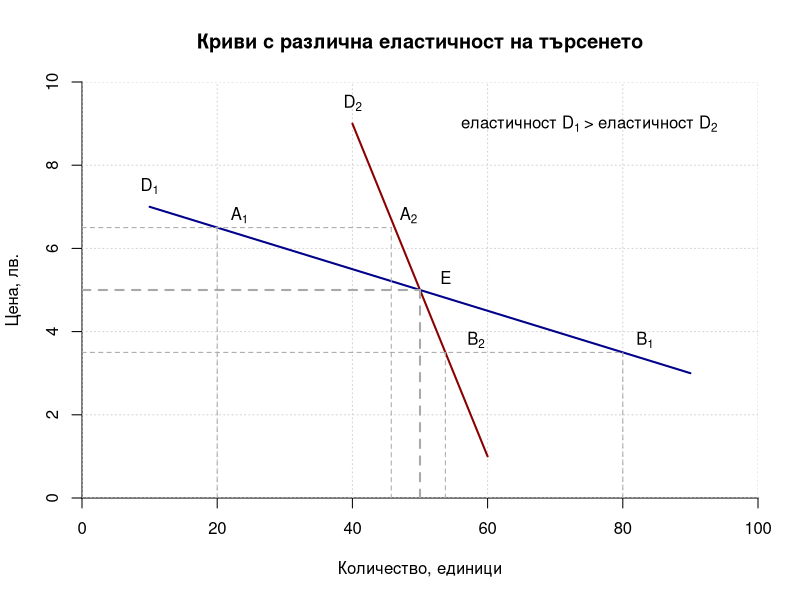
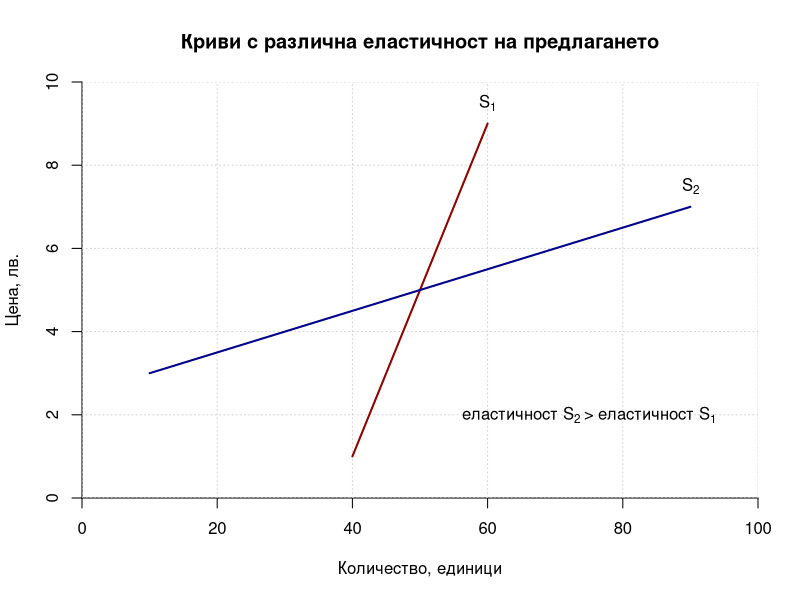
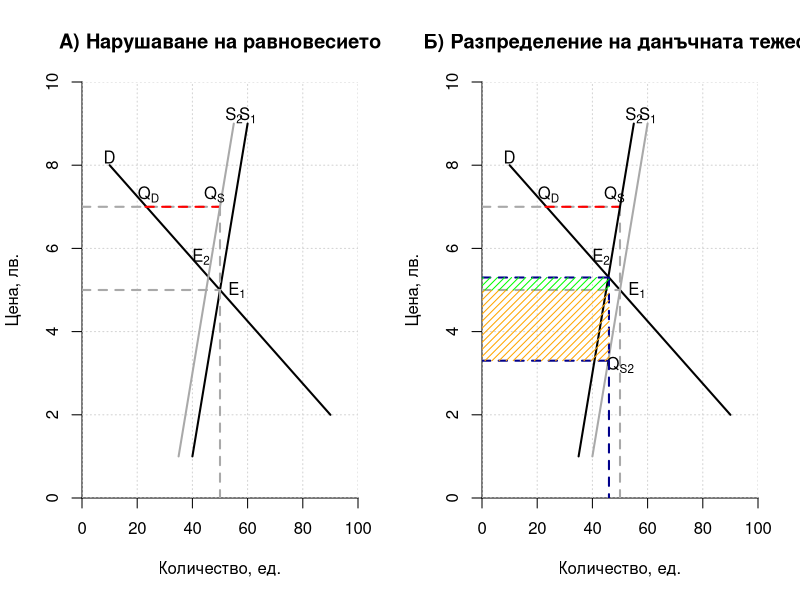
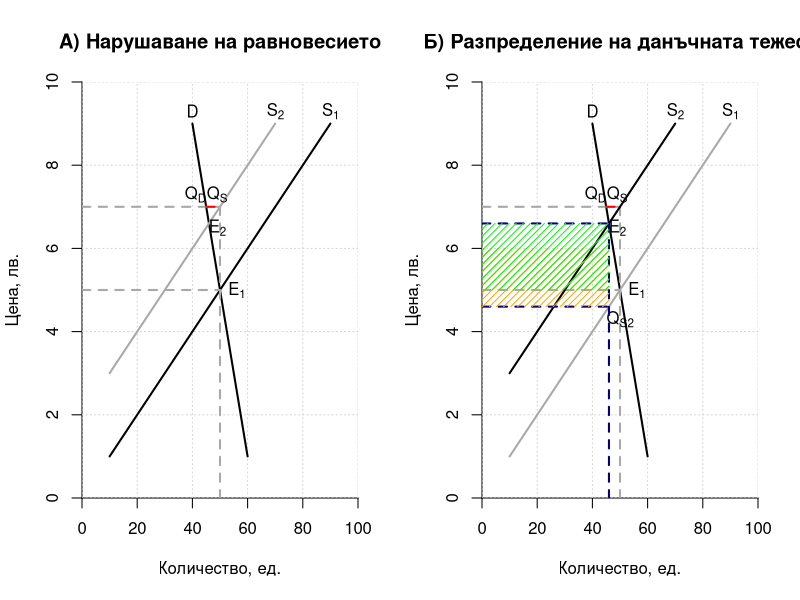
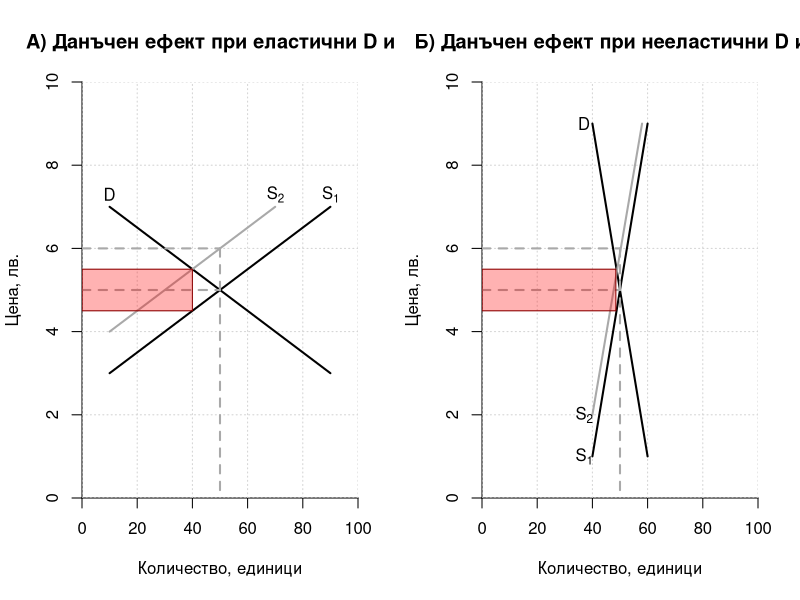
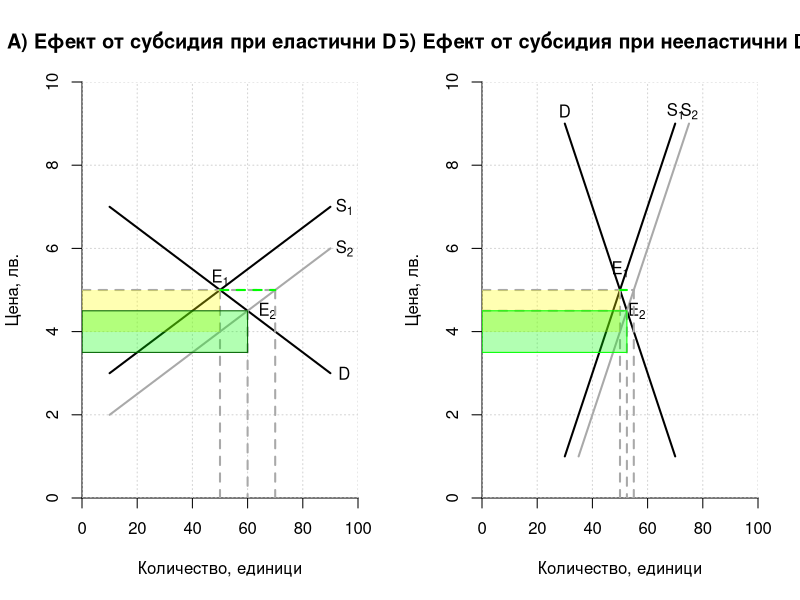
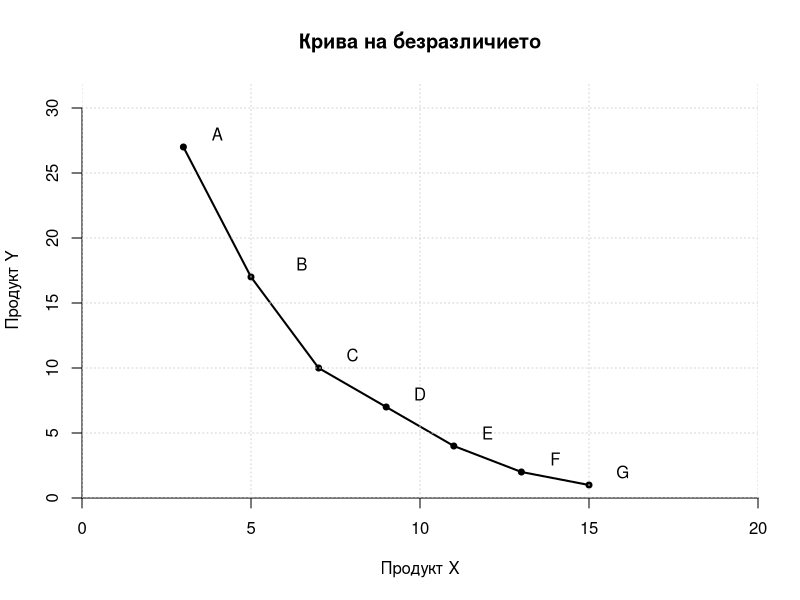
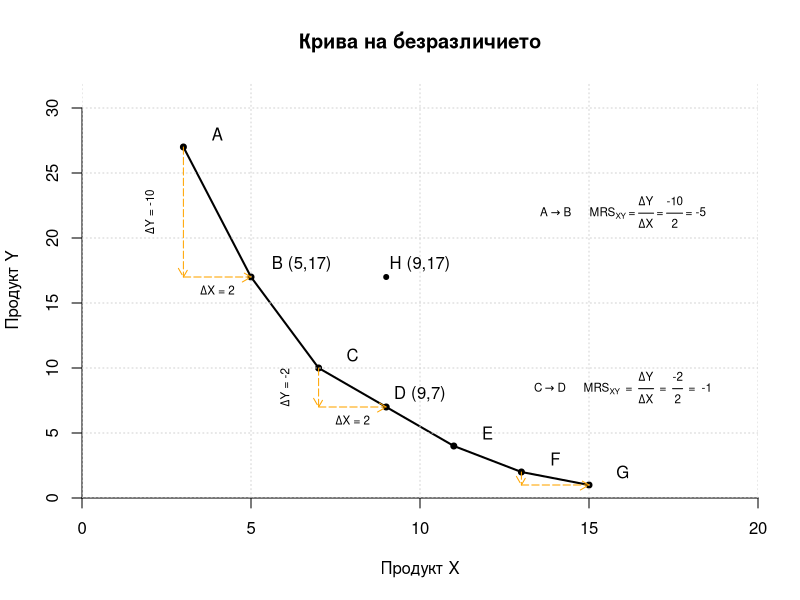

Generate these figures, in order, with R:
## ---- chunk 1
knitr::opts_chunk$set(fig.width = 8, fig.height = 6,
                      fig.path = "figure/",
                      echo = FALSE, warning = FALSE, 
                      message = FALSE)
## ---- chunk 2

plot(1, xlim = c(0,100), ylim = c(0,10), xaxs = "i", yaxs = "i",
     bty = "n", type = "n", xlab = "Количество, единици", 
     ylab = "Цена, лв.",
     main = "Криви с различна еластичност на търсенето")
grid()
segments(40,9,60,1, lwd = 2, col = "darkred")
segments(10,7,90,3, lwd = 2, col = "darkblue")
segments(0,5,50,5, lwd = 2, lty = 2, col = "darkgray")
segments(50,0,50,5, lwd = 2, lty = 2, col = "darkgray")
segments(0,6.5,45.75,6.5, lwd = 1, lty = 2, col = "darkgray")
segments(45.75,6.5,45.75,0, lwd = 1, lty = 2, col = "darkgray")
segments(20,6.5,20,0, lwd = 1, lty = 2, col = "darkgray")
segments(0,3.5,80,3.5, lwd = 1, lty = 2, col = "darkgray")
segments(53.75,3.5,53.75,0, lwd = 1, lty = 2, col = "darkgray")
segments(80,3.5,80,0, lwd = 1, lty = 2, col = "darkgray")
text(22,6.8, expression("A"[1]), adj = 0)
text(47,6.8, expression("A"[2]), adj = 0)
text(82,3.8, expression("B"[1]), adj = 0)
text(57,3.8, expression("B"[2]), adj = 0)
text(53,5.3, "E", adj = 0)
text(10,7.5, expression("D"[1]))
text(40,9.5, expression("D"[2]))
text(75,9, expression("еластичност D"[1]~">"~"еластичност D"[2]))
## ---- chunk 3
plot(1, xlim = c(0,100), ylim = c(0,10), xaxs = "i", yaxs = "i",
     bty = "n", type = "n", xlab = "Количество, единици", 
     ylab = "Цена, лв.",
     main = "Криви с различна еластичност на предлагането")
grid()
segments(40,1,60,9, lwd = 2, col = "darkred")
segments(10,3,90,7, lwd = 2, col = "darkblue")
text(60,9.5, expression("S"[1]))
text(90,7.5, expression("S"[2]))
text(75,2, expression("еластичност S"[2]~">"~"еластичност S"[1]))
## ---- chunk 4
par(mfrow = c(1,2))
plot(1, xlim = c(0,100), ylim = c(0,10), bty = "n",
     xaxs = "i", yaxs = "i", type = "n",
     xlab = "Количество, ед.", ylab = "Цена, лв.",
     main = "А) Нарушаване на равновесието")
grid()
segments(10,8,90,2, lwd = 2) # D
text(10,8.2, "D")
segments(40,1,60,9, lwd = 2) # S 
text(60,9.2, expression("S"[1]))
segments(0,5,50,5, lwd = 2, lty = 2, col = "darkgray")
segments(50,7,50,0, lwd = 2, lty = 2, col = "darkgray")
segments(0,7,50,7, lwd = 2, lty = 2, col = "darkgray")
segments(23,7,50,7, lwd = 2, lty = 2, col = "red")
segments(35,1,55,9, lwd = 2, col = "darkgray") # S2
text(55,9.2, expression("S"[2]))
text(53,5, expression("E"[1]), adj = 0)
text(43,5.8, expression("E"[2]))
text(48,7.3, expression("Q"[S]))
text(24,7.3, expression("Q"[D]))
plot(1, xlim = c(0,100), ylim = c(0,10), bty = "n",
     xaxs = "i", yaxs = "i", type = "n",
     xlab = "Количество, ед.", ylab = "Цена, лв.",
     main = "Б) Разпределение на данъчната тежест")
grid()
segments(10,8,90,2, lwd = 2) # D
text(10,8.2, "D")
segments(40,1,60,9, lwd = 2, col = "darkgray") # S 
text(60,9.2, expression("S"[1]))
segments(0,5,50,5, lwd = 2, lty = 2, col = "darkgray")
segments(50,7,50,0, lwd = 2, lty = 2, col = "darkgray")
segments(0,7,50,7, lwd = 2, lty = 2, col = "darkgray")
segments(23,7,50,7, lwd = 2, lty = 2, col = "red")
segments(35,1,55,9, lwd = 2) # S2
text(55,9.2, expression("S"[2]))
text(53,5, expression("E"[1]), adj = 0)
text(43,5.8, expression("E"[2]))
text(48,7.3, expression("Q"[S]))
text(24,7.3, expression("Q"[D]))
text(50,3.2, expression("Q"[S2]))
segments(0,5.3,46,5.3, lwd = 2, lty = 2, col = "darkblue")
segments(46,5.3,46,0, lwd = 2, lty = 2, col = "darkblue")
segments(0,3.3,46,3.3, lwd = 2, lty = 2, col = "darkblue")
rect(0,3.3,46,5, col = "orange", density = 20, border = "transparent")
rect(0,5,46,5.3, col = "green", density = 20, border = "transparent")
## ---- chunk 5

par(mfrow = c(1,2))
plot(1, xlim = c(0,100), ylim = c(0,10), bty = "n",
     xaxs = "i", yaxs = "i", type = "n",
     xlab = "Количество, ед.", ylab = "Цена, лв.",
     main = "А) Нарушаване на равновесието")
grid()
segments(40,9,60,1, lwd = 2) # D
text(40,9.3, "D")
segments(10,1,90,9, lwd = 2) # S 
text(90,9.3, expression("S"[1]))
segments(0,5,50,5, lwd = 2, lty = 2, col = "darkgray")
segments(50,7,50,0, lwd = 2, lty = 2, col = "darkgray")
segments(0,7,50,7, lwd = 2, lty = 2, col = "darkgray")
segments(45,7,50,7, lwd = 2, lty = 2, col = "red")
segments(10,3,70,9, lwd = 2, col = "darkgray") # S2
text(70,9.3, expression("S"[2]))
text(53,5, expression("E"[1]), adj = 0)
text(49,6.5, expression("E"[2]))
text(49,7.3, expression("Q"[S]))
text(41,7.3, expression("Q"[D]))
plot(1, xlim = c(0,100), ylim = c(0,10), bty = "n",
     xaxs = "i", yaxs = "i", type = "n",
     xlab = "Количество, ед.", ylab = "Цена, лв.",
     main = "Б) Разпределение на данъчната тежест")
grid()
segments(40,9,60,1, lwd = 2) # D
text(40,9.3, "D")
segments(10,1,90,9, lwd = 2, col = "darkgray") # S 
text(90,9.3, expression("S"[1]))
segments(0,5,50,5, lwd = 2, lty = 2, col = "darkgray")
segments(50,7,50,0, lwd = 2, lty = 2, col = "darkgray")
segments(0,7,50,7, lwd = 2, lty = 2, col = "darkgray")
segments(45,7,50,7, lwd = 2, lty = 2, col = "red")
segments(10,3,70,9, lwd = 2) # S2
text(70,9.3, expression("S"[2]))
text(53,5, expression("E"[1]), adj = 0)
text(49,6.5, expression("E"[2]))
text(49,7.3, expression("Q"[S]))
text(41,7.3, expression("Q"[D]))
text(50,4.3, expression("Q"[S2]))
segments(0,6.6,46,6.6, lwd = 2, lty = 2, col = "darkblue")
segments(46,6.6,46,0, lwd = 2, lty = 2, col = "darkblue")
segments(0,4.6,46,4.6, lwd = 2, lty = 2, col = "darkblue")
rect(0,4.6,46,6, col = "orange", density = 20, border = "transparent")
rect(0,5,46,6.6, col = "green", density = 20, border = "transparent")

## ---- chunk 6

par(mfrow = c(1,2))
plot(1, xlab = "Количество, единици", ylab = "Цена, лв.", 
     type = "n", xaxs = "i", yaxs = "i", 
     xlim = c(0,100), ylim = c(0,10), bty = "n",
     main = "А) Данъчен ефект при еластични D и S")
grid()
segments(10,7,90,3, lwd = 2) # D
segments(10,3,90,7, lwd = 2) # S
segments(10,4,70,7, lwd = 2, col = "darkgray") # S2
segments(0,5,50,5, lwd = 2, lty = 2, col = "darkgray")
segments(50,6,50,0, lwd = 2, lty = 2, col = "darkgray")
segments(0,6,50,6, lwd = 2, lty = 2, col = "darkgray")
rect(0,4.5,40,5.5, col = adjustcolor("red", alpha.f = 0.3), border = "darkred")
text(10,7.3, "D")
text(90,7.3, expression("S"[1]))
text(70,7.3, expression("S"[2]))
plot(1, xlab = "Количество, единици", ylab = "Цена, лв.", 
     type = "n", xaxs = "i", yaxs = "i", 
     xlim = c(0,100), ylim = c(0,10), bty = "n",
     main = "Б) Данъчен ефект при нееластични D и S")
grid()
segments(40,9,60,1, lwd = 2) # D
segments(40,1,60,9, lwd = 2) # S
segments(40,2,58,9, lwd = 2, col = "darkgray") # S2
segments(0,5,50,5, lwd = 2, lty = 2, col = "darkgray")
segments(0,6,50,6, lwd = 2, lty = 2, col = "darkgray")
segments(50,6,50,0, lwd = 2, lty = 2, col = "darkgray")
rect(0,4.5,48.5,5.5, col = adjustcolor("red", alpha.f = 0.3), border = "darkred")
text(37,1, expression("S"[1]))
text(37,2, expression("S"[2]))
text(37,9, "D")
dev.off()
## ---- chunk 7

par(mfrow = c(1,2))
plot(1, xlab = "Количество, единици", ylab = "Цена, лв.", 
     type = "n", xaxs = "i", yaxs = "i", 
     xlim = c(0,100), ylim = c(0,10), bty = "n",
     main = "А) Ефект от субсидия при еластични D и S")
grid()
segments(10,7,90,3, lwd = 2) # D
segments(10,3,90,7, lwd = 2) # S
text(50,5.3, expression("E"[1]))
segments(10,2,90,6, lwd = 2, col = "darkgray") # S2
text(67,4.5, expression("E"[2]))
segments(0,5,70,5, lwd = 2, lty = 2, col = "darkgray")
segments(50,5,50,0, lwd = 2, lty = 2, col = "darkgray")
segments(70,5,70,0, lwd = 2, lty = 2, col = "darkgray")
segments(60,4.5,60,0, lwd = 2, lty = 2, col = "darkgray")
segments(50,5,70,5, lwd = 2, lty = 2, col = "green")
text(95,3, "D")
text(95,7, expression("S"[1]))
text(95,6, expression("S"[2]))
rect(0,4,50,5, col = adjustcolor("yellow", alpha.f = 0.3), border = "transparent")
rect(0,3.5,60,4.5, col = adjustcolor("green", alpha.f = 0.3), border = "darkgreen")
plot(1, xlab = "Количество, единици", ylab = "Цена, лв.", 
     type = "n", xaxs = "i", yaxs = "i", 
     xlim = c(0,100), ylim = c(0,10), bty = "n",
     main = "Б) Ефект от субсидия при нееластични D и S")
grid()
segments(30,9,70,1, lwd = 2) # D
segments(30,1,70,9, lwd = 2) # S
text(50,5.5, expression("E"[1]))
text(30,9.3, "D")
text(70,9.3, expression("S"[1]))
text(75,9.3, expression("S"[2]))
segments(35,1,75,9, lwd = 2, col = "darkgray") # S2
text(56,4.5, expression("E"[2]))
segments(0,5,55,5, lwd = 2, lty = 2, col = "darkgray")
segments(50,5,50,0, lwd = 2, lty = 2, col = "darkgray")
segments(55,5,55,0, lwd = 2, lty = 2, col = "darkgray")
segments(0,4.5,52.5,4.5, lwd = 2, lty = 2, col = "darkgray")
segments(52.5,4.5,52.5,0, lwd = 2, lty = 2, col = "darkgray")
segments(50,5,52.5,5, lwd = 2, lty = 2, col = "green")
rect(0,4,50,5, col = adjustcolor("yellow", alpha.f = 0.3), border = "transparent")
rect(0,3.5,52.5,4.5, col = adjustcolor("green", alpha.f = 0.3), border = "green")
dev.off()
## ---- chunk 8
prX <- c(3,5,7,9,11,13,15)
prY <- c(27,17,10,7,4,2,1)
prX2 <- prX + 3
prY2 <- prY + 3
plot(prX, prY, type = "o", xlim = c(0,20), ylim = c(0,32), 
     xaxs = "i", yaxs = "i", lwd = 2, pch = 20, bty = "n",
     xlab = "Продукт X", ylab = "Продукт Y",
     main = "Крива на безразличието")
grid()
text(4,28, "A")
text(6.5,18, "B")
text(8,11, "C")
text(10,8, "D")
text(12,5, "E")
text(14,3, "F")
text(16,2, "G")

## ---- chunk 9
plot(prX, prY, type = "o", xlim = c(0,20), ylim = c(0,32), 
     xaxs = "i", yaxs = "i", lwd = 2, pch = 20, bty = "n",
     xlab = "Продукт X", ylab = "Продукт Y",
     main = "Крива на безразличието")
grid()
arrows(3,27,3,17, lty = 5, col = "orange", length = 0.1)
arrows(3,17,5,17, lty = 5, col = "orange", length = 0.1)
arrows(7,10,7,7, lty = 5, col = "orange", length = 0.1)
arrows(7,7,9,7, lty = 5, col = "orange", length = 0.1)
arrows(13,2,13,1, lty = 5, col = "orange", length = 0.1)
arrows(13,1,15,1, lty = 5, col = "orange", length = 0.1)
points(9,17, pch = 20)
text(10,18, "H (9,17)")
text(4,28, "A")
text(6.5,18, "B (5,17)")
text(8,11, "C")
text(10,8, "D (9,7)")
text(12,5, "E")
text(14,3, "F")
text(16,2, "G")
text(2,22, expression(paste(Delta, "Y = -10")), srt = 90, adj = 0.5, cex = 0.7) 
text(4,16, expression(paste(Delta, "X = 2")), adj = 0.5, cex = 0.7)
text(6,8.5, expression(paste(Delta, "Y = -2")), srt = 90, adj = 0.5, cex = 0.7)
text(8,6, expression(paste(Delta, "X = 2")), adj = 0.5, cex = 0.7)
text(16,22, expression("A"%->%"B"~~~~~~"MRS"[XY]~"="~frac(paste(Delta, "Y"), paste(Delta, "X"))~"="~frac(paste("-10"),paste(2))~"="~"-5"), cex = 0.7)
text(16,8.5, expression("C"%->%"D"~~~~~~"MRS"[XY]~~"="~~frac(paste(Delta, "Y"), paste(Delta, "X"))~~"="~~frac(paste("-2"), paste("2"))~~"="~~"-1"), cex = 0.7)

## ---- chunk 10

plot(prX, prY, type = "o", xlim = c(0,20), ylim = c(0,32), 
     xaxs = "i", yaxs = "i", lwd = 2, pch = 20, bty = "n",
     xlab = "Продукт X", ylab = "Продукт Y",
     main = "Криви на безразличието")
grid()
points(9,17, pch = 20)
text(10.5,18, "H (9,17)")
text(6.5,18, "B (5,17)")
text(10.5,8, "D (9,7)")
text(3,28, expression("IC"[1]))
text(6.5,30, expression("IC"[2]), adj = 0)
text(10,26, expression("IC"[2]~"полезност"~">"~"IC"[1]~"полезност"), adj = 0)
lines(prX2, prY2, type = "l", col = "darkblue", lwd = 2)
segments(0,17,9,17, lty = 2, col = "grey")
segments(9,0,9,17, lty = 2, col = "grey")
## ---- chunk 11
plot(x = c(0,15), y = c(30,0), xlim = c(0,25), ylim = c(0,35),
     type = "l", lwd = 2, bty = "n",
     xlab = "Продукт X, единици", ylab = "Продукт Y, единици", 
     xaxs = "i", yaxs = "i",
     main = "Бюджетно ограничение")
grid()

## ---- chunk 12

plot(x = c(0,15), y = c(30,0), xlim = c(0,35), ylim = c(0,35),
     type = "l", lwd = 2, bty = "n",
     xlab = "Продукт X, единици", ylab = "Продукт Y, единици", 
     xaxs = "i", yaxs = "i",
     main = "Бюджетно ограничение, промяна в цената на X")
grid()
lines(x = c(0,30), y = c(30,0), col = "darkblue", lwd = 2)
points(10,10, pch = 20)
text(11,11, "A")
points(20,10, pch = 20)
text(21,11, "B")
arrows(15,2,27,2, length = 0.1, col = "orange", lwd = 1)

## ---- chunk 13

plot(x = c(0,15), y = c(30,0), xlim = c(0,70), ylim = c(0,70),
     type = "l", lwd = 2, bty = "n",
     xlab = "Продукт X, единици", ylab = "Продукт Y, единици", 
     xaxs = "i", yaxs = "i",
     main = "Промяна в бюджетното ограничение при неизменни цени")
grid()
lines(x = c(0,30), y = c(60,0), col = "darkblue", lwd = 2)
points(10,10, pch = 20)
text(11,11, "A")
points(20,20, pch = 20)
text(21,21, "B")
arrows(1,31,9,39, length = 0.1, col = "orange", lwd = 1)
arrows(16,1,24,9, length = 0.1, col = "orange", lwd = 1)
## ---- chunk 14
lineX <- seq(3,30, 0.5)
lineY <- 100/lineX
plot(lineX, lineY, type = "l", xaxs = "i", yaxs = "i", lwd = 2, col = "darkgray",
     xlim = c(0,35), ylim = c(0,35), bty = "n",
     xlab = "Продукт X, единици", ylab = "Продукт Y, единици",
     main = "Модел на потребителския избор")
grid()
lines(x = c(0,30), y = c(30,0), type = "l", col = "darkblue", lwd = 2)
lines(x = lineX + 5, y = lineY + 5, type = "l", lwd = 2)
lines(x = lineX + 10, y = lineY + 10, type = "l", lwd = 2, col = "darkgray")
points(4,26, pch = 20)
points(26,4, pch = 20)
points(10,10, pch = 20)
points(13,13, pch = 20)
points(15,15, pch = 20)
points(20,20, pch = 20)
text(5,27, "A")
text(27,5, "B")
text(11,10, "C", adj = 0)
text(14,13, "D")
text(16,16, "E")
text(21,21, "F")
text(5,34, expression("IC"[1]))
text(10,34, expression("IC"[2]))
text(15,34, expression("IC"[3]), adj = 0)
## ---- chunk 15

plot(lineX, lineY, xaxs = "i", yaxs = "i", 
     type = "n", lwd = 2, col = "darkgray",
     xlim = c(0,70), ylim = c(0,50), bty = "n",
     xlab = "Продукт X, единици", ylab = "Продукт Y, единици",
     main = "Модел на потребителския избор,\nпромяна в цената на X")
grid()
lines(x = c(0,30), y = c(30,0), type = "l", col = "darkblue", lwd = 2)
lines(x = c(0,60), y = c(30,0), type =  "l" ,col = "darkgreen", lwd = 2)
lines(x = lineX + 5, y = lineY + 5, type = "l", lwd = 2)
lines(x = lineX + 10.625, y = lineY + 10.625, type = "l", lwd = 2, col = "darkorange")
points(15,15, pch = 20)
points(24,18, pch = 20)
text(16,17, "E")
text(26,19, "G", adj = 0)
text(11,38, expression("IC"[2]))
text(15,43, expression("IC"[4]), adj = 0)
dev.off()
